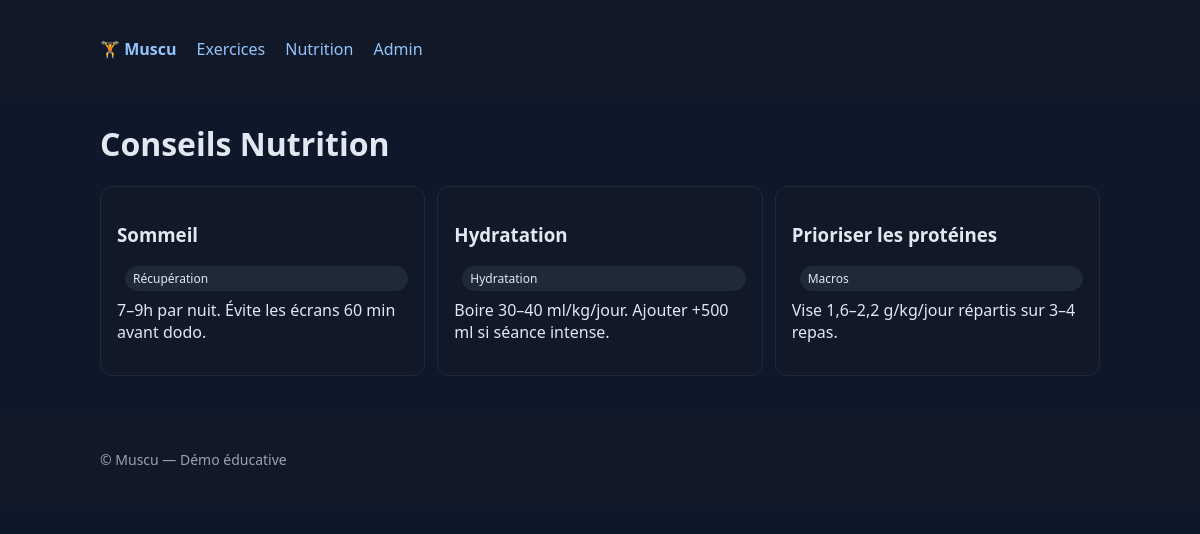
The app's page /nutrition/, older data.
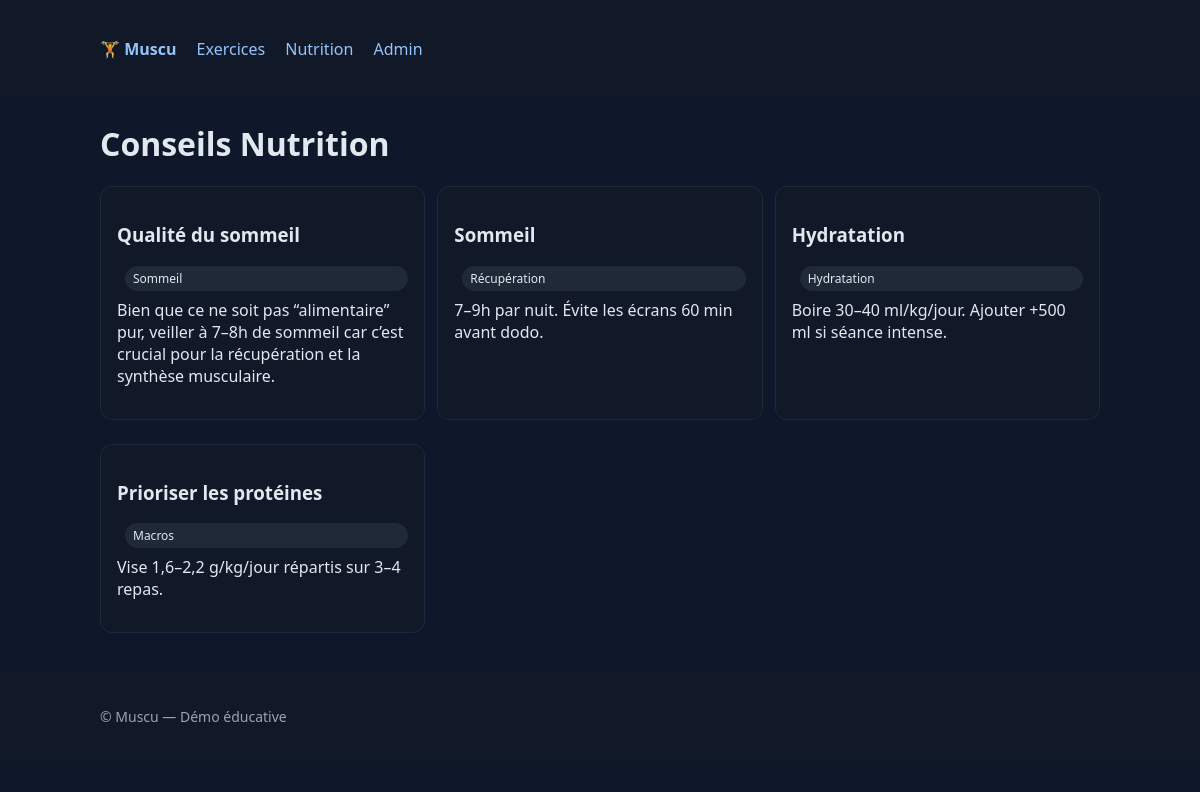
The same page, newer data.
### training/models.py (models this page shows, shortened)
class NutritionTip(models.Model):
    title = models.CharField(max_length=200)
    content = models.TextField()
    category = models.CharField(max_length=100, blank=True, null=True)
    created_at = models.DateTimeField(auto_now_add=True)

### training/views.py (the view)
# urls.py: path("nutrition/", views.nutrition_list, name="nutrition"),
def nutrition_list(request):
    tips = NutritionTip.objects.all().order_by("-created_at")
    return render(request, "training/nutrition_list.html", {"tips": tips})

### training/templates/training/nutrition_list.html (shortened to what this page needs)
{% extends "training/base.html" %}
{% block content %}
  <h1>Conseils Nutrition</h1>
  <div class="grid">
    {% for n in tips %}
      <article class="card">
        <h3>{{ n.title }}</h3>
        {% if n.category %}<div class="tag">{{ n.category }}</div>{% endif %}
        <p style="margin-top:8px; white-space:pre-wrap;">{{ n.content }}</p>
      </article>
    {% empty %}
      <p>Aucun conseil pour le moment.</p>
    {% endfor %}
  </div>
{% endblock %}

Row changes from the older to the newer data that the page shows:
added NutritionTip: title "Qualité du sommeil", category "Sommeil", content "Bien que ce ne soit pas “alimentaire” pur, veiller à 7–8h de sommeil car c’est crucial pour la récupération et la synthèse musculaire."
